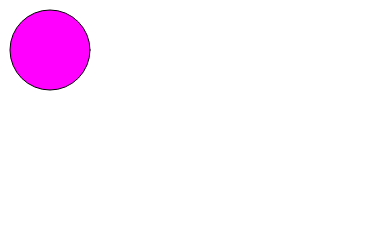
Frame 1 (no input)
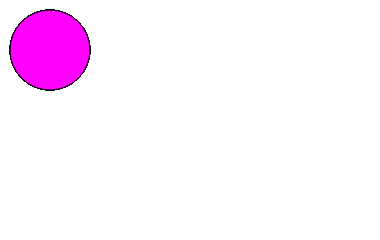
Frame 60 (no input)
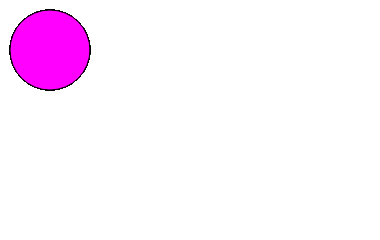
Frame 120 (the mouse pressed at the canvas centre since frame 60)

The p5.js sketch that drew these frames (run headless with seeded random() and noise() and a simulated clock; from frame 60 on, the mouse is pressed at the canvas centre):

// p5.js sketch
// ── sketch.js
function setup() {
  createCanvas(380, 240);
}

function draw() {
  fill(255,0,255);
  ellipse(50, 50, 80, 80);
}
